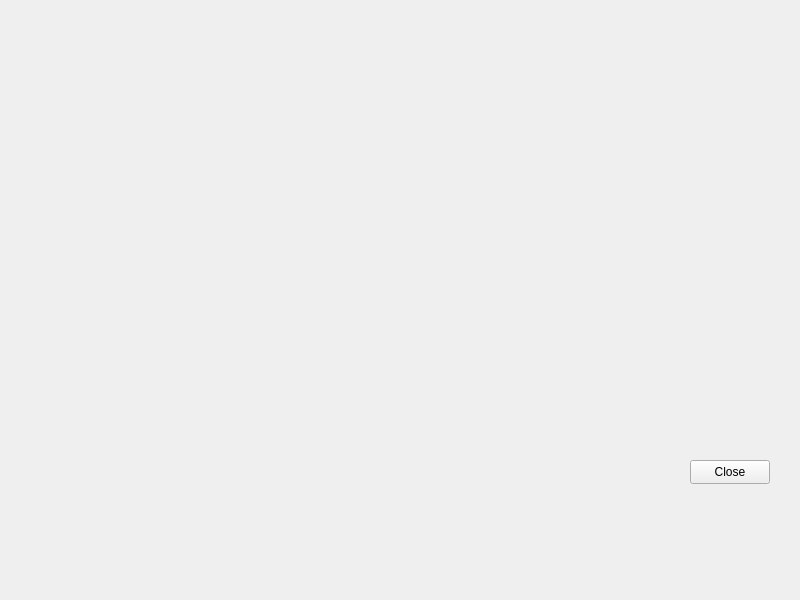
<?xml version="1.0" encoding="UTF-8"?>
<ui version="4.0">
 <class>AppWindow</class>
 <widget class="QMainWindow" name="AppWindow">
  <property name="geometry">
   <rect>
    <x>0</x>
    <y>0</y>
    <width>800</width>
    <height>600</height>
   </rect>
  </property>
  <property name="windowTitle">
   <string>App1</string>
  </property>
  <widget class="QWidget" name="centralwidget">
   <widget class="QWidget" name="widgetWEB" native="true">
    <property name="geometry">
     <rect>
      <x>0</x>
      <y>0</y>
      <width>801</width>
      <height>431</height>
     </rect>
    </property>
    <widget class="QWidget" name="gridLayoutWidget">
     <property name="geometry">
      <rect>
       <x>0</x>
       <y>0</y>
       <width>801</width>
       <height>431</height>
      </rect>
     </property>
     <layout class="QGridLayout" name="gridLayout">
      <property name="sizeConstraint">
       <enum>QLayout::SetDefaultConstraint</enum>
      </property>
     </layout>
    </widget>
   </widget>
   <widget class="QWidget" name="widget" native="true">
    <property name="geometry">
     <rect>
      <x>0</x>
      <y>420</y>
      <width>811</width>
      <height>80</height>
     </rect>
    </property>
    <widget class="QPushButton" name="pushButton">
     <property name="geometry">
      <rect>
       <x>690</x>
       <y>40</y>
       <width>80</width>
       <height>24</height>
      </rect>
     </property>
     <property name="text">
      <string>Close</string>
     </property>
    </widget>
   </widget>
  </widget>
  <widget class="QMenuBar" name="menubar">
   <property name="geometry">
    <rect>
     <x>0</x>
     <y>0</y>
     <width>800</width>
     <height>22</height>
    </rect>
   </property>
  </widget>
 </widget>
 <resources/>
 <connections/>
</ui>
